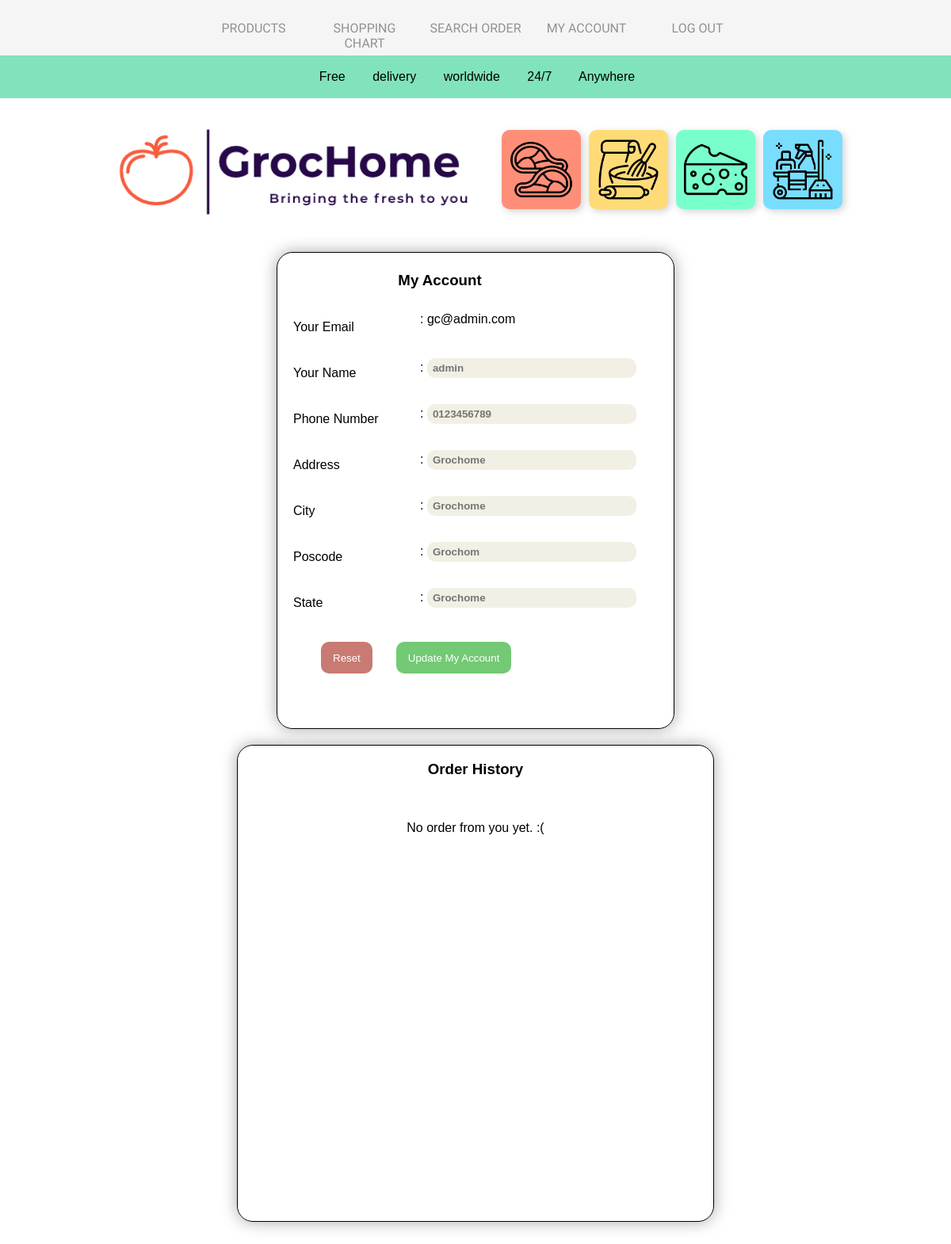
Page /customer-profile.php (signed in) on the committed database.
### tables this page shows
CREATE TABLE `membership` (
  `cust_Email` varchar(60) NOT NULL,
  `cust_Name` varchar(44) NOT NULL,
  `cust_PhoneNo` varchar(20) NOT NULL,
  `cust_Password` varchar(8) NOT NULL,
  `cust_Address` varchar(44) NOT NULL,
  `cust_City` varchar(15) NOT NULL,
  `cust_PostalCode` varchar(7) NOT NULL,
  `cust_State` varchar(10) NOT NULL
);

### customer-profile.php (the view, shortened to what this page needs)
<?php
	include_once 'dbConn.php';
	include_once 'customer-header.php';
	$email_cust = $_SESSION['cust_Email'];
?>
<!DOCTYPE html>
<html>
<head>
</head>
<body>
	<div class="main-box">
		<div class="my-account">
			<div class="my-account-box">
				<div class="title-myaccount">
					<h3>My Account</h3>
				</div>
				<form method="POST" action="customer-profile.php?action=edit">
				<?php
				$sql = "SELECT * FROM membership WHERE cust_Email = '$email_cust';";
				$result = mysqli_query($conn, $sql);
				$email = $name = $phone = $address = $city = $poscode = $state = "";
				while ($record = mysqli_fetch_assoc($result)) {
					$email = $record['cust_Email'];
					$name = $record['cust_Name'];
					$phone = $record['cust_PhoneNo'];
					$address = $record['cust_Address'];
					$city = $record['cust_City'];
					$poscode = $record['cust_PostalCode'];
					$state =$record['cust_State'];
				}
				?>
					<div class="details">
						<div class="part-detail">
							<div class="label">Your Email </div>
							<div class="data-cust">:
								<?php echo $email ;?>
							</div>
						</div>
						<div class="part-detail">
							<div class="label">Your Name </div>
							<div class="data-cust">:
								<input type="text" name="name" placeholder="<?php echo $name ;?>" required>
							</div>
						</div>
						<div class="part-detail">
							<div class="label">Phone Number </div>
							<div class="data-cust">:
								<input type="text" name="phoneNo" placeholder="<?php echo $phone ;?>" required>
							</div>
						</div>
						<div class="part-detail">
							<div class="label">Address </div>
							<div class="data-cust">:
								<input type="text" name="address" placeholder="<?php echo $address ;?>" required>
							</div>
						</div>
						<div class="part-detail">
							<div class="label">City </div>
							<div class="data-cust">:
								<input type="text" name="city" placeholder="<?php echo $city ;?>"required>
							</div>
						</div>
						<div class="part-detail">
							<div class="label">Poscode </div>
							<div class="data-cust">:
								<input type="text" name="poscode" placeholder="<?php echo $poscode ;?>" required>
							</div>
						</div>
						<div class="part-detail">
							<div class="label">State </div>
							<div class="data-cust">:
								<input type="text" name="state" placeholder="<?php echo $state ;?>" required>
							</div>
						</div>
					</div>
					<div class="form-button">
						<div class="reset-button">
							<button type="reset" value="Reset">Reset</button>
						</div>
						<div class="update-button">
							<button type="submit" value="edit">Update My Account</button>
						</div>
					</div>
				</form>
			</div>
		</div>
		<div class="order-history">
			<div class="title-order-history">
				<h3>Order History</h3>
			</div>
			<div class="table-order-history">
				<?php
				$sql = "SELECT * FROM order_list WHERE Cust_Email = '$email_cust'";
				$result = mysqli_query($conn, $sql);
				if($result->num_rows > 0){
				?>
				<table>
					<tr>
						<th>Order ID</th>
						<th>Total Payment</th>
						<th>Payment Method</th>
					</tr>
				<?php
				while ($row = mysqli_fetch_assoc($result)) { ?>
					<tr>
						<td class="order-id"><a href="printReceipt.php?action=receipt&order=<?php echo $row['Order_ID']?>" ><?php echo $row['Order_ID']?></a></td>
						<td><?php echo $row['Total_Pay']?></td>
						<td><?php echo $row['Payment_Method']?></td>
					</tr>
				<?php
				}
				?>
				</table>
				<div class="message">
					<p>You may click any Order ID number to check the receipt.</p>
				</div>
				<?php }
				else
					echo "<div class = 'message'><p>No order from you yet. :(</p></div>";
				?>
			</div>
		</div>
	</div>
</body>
</html>

### customer-header.php (style rules this page uses)
body { font-family: sans-serif; margin: 0px; padding: 0px; }

### customer-profile.php (style rules this page uses)
body { margin: 0px; padding: 0px; }
.main-box { width: 100%; display: flex; flex-wrap: wrap; justify-content: center; margin-bottom: 50px; }
.my-account { margin: 10px 30px; box-shadow: 0px 0px 20px darkgray; border-radius: 20px; height: 600px; width: 500px; border: 1px solid black; }
.my-account-box, .details { display: flex; flex-direction: column; margin: 5px; }
.title-myaccount { text-align: center; height: 55px; width: 400px; }
.part-detail { margin: 10px 0px; display: flex; flex-direction: row; }
.label { width: 150px; padding: 10px; }
.data-cust { width: 300px; }
.data-cust input { color: black; font-weight: bold; width: 250px; background-color: #f2efe4; border: 1px transparent; border-radius: 10px; padding: 5px 7px; }
.form-button { margin: 20px; display: flex; flex-direction: row; }
.reset-button button, .update-button button { height: 40px; border: 1px transparent; border-radius: 10px; margin-left: 30px; padding: 0px 15px; color: white; transition-duration: 0.3s; }
.reset-button button { background-color: #c97a73; }
.update-button button { background-color: #73c974; }
.order-history { margin: 10px 30px; border: 1px solid black; border-radius: 20px; box-shadow: 0px 0px 20px darkgray; width: 600px; height: 600px; display: flex; flex-direction: column; }
.title-order-history { padding-bottom: 10px; text-align: center; }
.table-order-history { display: flex; flex-wrap: wrap; justify-content: center; margin: 10px; overflow-y:auto; }

### rows in the picture
membership: cust_Email "gc@admin.com", name "admin", phoneNo "0123456789", address "Grochome", city "Grochome", poscode "Grochom", state "Grochome"
